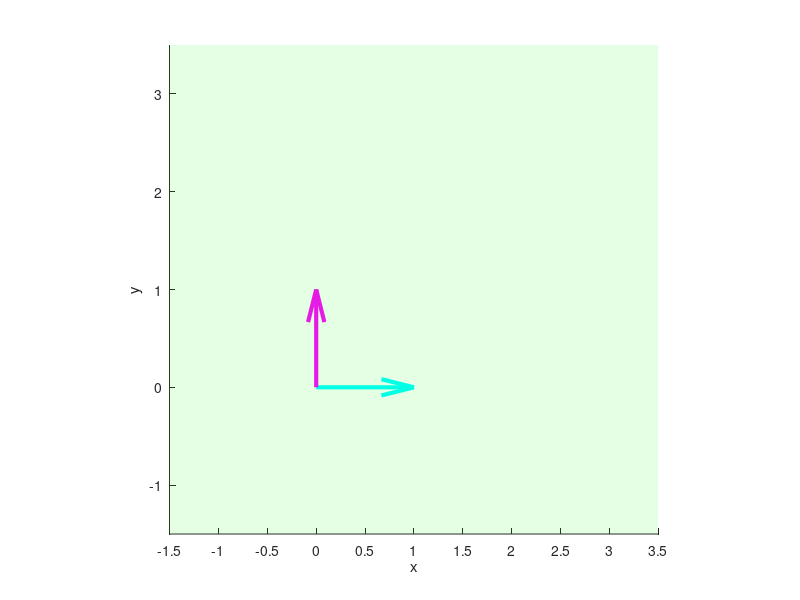

Source code (MATLAB): (Note: this script raises an error after producing the figure.)
h = figure;
hold on
axis equal
xlim([-1.5 3.5])
ylim([-1.5 3.5])
zlim([0 2])
xlabel('x')
xticks(-1.5:0.5:3.5)
ylabel('y')
zlabel('z')

quiver3(0,0,0,1,0,0,'Color', 'c', 'autoscale', 'off', 'LineWidth', 3);
quiver3(0,0,0,0,1,0,'Color', 'm', 'autoscale', 'off', 'LineWidth', 3);
quiver3(0,0,0,0,0,1,'Color', 'y', 'autoscale', 'off', 'LineWidth', 3);
xplane = -1.5:4;
yplane = -2:4;
[X,Y] = meshgrid(xplane, yplane);
Z=ones(size(X));
surf(X,Y,Z,'FaceAlpha',0.1,'EdgeColor','none', 'FaceColor','g');

radius = 1;
zIncrement = (0:0.2:2.2); %Da qua definisco il n di cerchi che è dato dalla sue colonne e di quanto si distanzioni i cerchi in questo caso 0.2
theta = (0:pi/50:2*pi);
%creo x e y dei cerchi
xunit = radius * cos(theta);
yunit = radius * sin(theta);

%creo la z che porta con se l'incremento
z = zeros(size(xunit))' + zIncrement;
z = z(:); %trasformo in vettore

%Aggiusto le size in maniera che siano uguali
x = repmat(xunit', 12, 1);
y = repmat(yunit', 12, 1);
one = ones(1,1212,'double'); % Fattore costante per fare la moltiplicazioni con matrici di affinità 3d che sono 4x4, https://www.youtube.com/watch?v=UvevHXITVG4

xyz1 = [x y z one'];
translationM = [1 0 0 0; 0 1 0 0; 0 0 1 0; 0 0 0.2 1]; %https://www.mathworks.com/help/images/matrix-representation-of-geometric-transformations.html
vcircles = xyz*translationM;
plot3(vcircles(:,1),vcircles(:,2),vcircles(:,3), '.b', 'LineWidth', 2); %L'ultimo valore è l'1 ottenuto dalla moltiplicazione tra l'array di uni e la matrice di affinità

shearM = [1 0 0 0; 0 1 0 0; 1.5 0 1 0; 0 0 0 1]; 
dcircles = xyz*shearM;
plot3(dcircles(:,1),dcircles(:,2),dcircles(:,3), '.r', 'LineWidth', 2);
